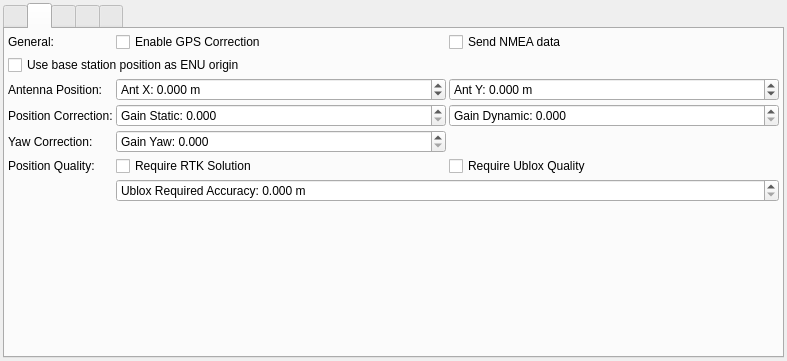
<?xml version="1.0" encoding="UTF-8"?>
<ui version="4.0">
 <class>ConfCommonWidget</class>
 <widget class="QWidget" name="ConfCommonWidget">
  <property name="geometry">
   <rect>
    <x>0</x>
    <y>0</y>
    <width>787</width>
    <height>361</height>
   </rect>
  </property>
  <property name="windowTitle">
   <string>Form</string>
  </property>
  <layout class="QVBoxLayout" name="verticalLayout">
   <property name="spacing">
    <number>3</number>
   </property>
   <property name="leftMargin">
    <number>3</number>
   </property>
   <property name="topMargin">
    <number>3</number>
   </property>
   <property name="rightMargin">
    <number>3</number>
   </property>
   <property name="bottomMargin">
    <number>3</number>
   </property>
   <item>
    <widget class="QTabWidget" name="tabWidget_2">
     <property name="sizePolicy">
      <sizepolicy hsizetype="Expanding" vsizetype="MinimumExpanding">
       <horstretch>0</horstretch>
       <verstretch>0</verstretch>
      </sizepolicy>
     </property>
     <property name="tabPosition">
      <enum>QTabWidget::North</enum>
     </property>
     <property name="tabShape">
      <enum>QTabWidget::Rounded</enum>
     </property>
     <property name="currentIndex">
      <number>1</number>
     </property>
     <widget class="QWidget" name="tab_7">
      <attribute name="icon">
       <iconset resource="resources.qrc">
        <normaloff>:/models/Icons/Gyroscope-96.png</normaloff>:/models/Icons/Gyroscope-96.png</iconset>
      </attribute>
      <attribute name="title">
       <string/>
      </attribute>
      <attribute name="toolTip">
       <string>IMU</string>
      </attribute>
      <layout class="QVBoxLayout" name="verticalLayout_10">
       <property name="spacing">
        <number>3</number>
       </property>
       <property name="leftMargin">
        <number>3</number>
       </property>
       <property name="topMargin">
        <number>3</number>
       </property>
       <property name="rightMargin">
        <number>3</number>
       </property>
       <property name="bottomMargin">
        <number>3</number>
       </property>
       <item>
        <layout class="QGridLayout" name="gridLayout_2">
         <item row="3" column="1">
          <widget class="QDoubleSpinBox" name="confMagXyBox">
           <property name="prefix">
            <string>XY: </string>
           </property>
           <property name="decimals">
            <number>4</number>
           </property>
           <property name="minimum">
            <double>-1000.000000000000000</double>
           </property>
           <property name="maximum">
            <double>1000.000000000000000</double>
           </property>
           <property name="singleStep">
            <double>0.100000000000000</double>
           </property>
          </widget>
         </item>
         <item row="3" column="0">
          <widget class="QDoubleSpinBox" name="confMagCyBox">
           <property name="prefix">
            <string>CY: </string>
           </property>
           <property name="decimals">
            <number>4</number>
           </property>
           <property name="minimum">
            <double>-1000.000000000000000</double>
           </property>
           <property name="maximum">
            <double>1000.000000000000000</double>
           </property>
           <property name="singleStep">
            <double>0.100000000000000</double>
           </property>
          </widget>
         </item>
         <item row="2" column="1">
          <widget class="QDoubleSpinBox" name="confMagXxBox">
           <property name="prefix">
            <string>XX: </string>
           </property>
           <property name="decimals">
            <number>4</number>
           </property>
           <property name="minimum">
            <double>-1000.000000000000000</double>
           </property>
           <property name="maximum">
            <double>1000.000000000000000</double>
           </property>
           <property name="singleStep">
            <double>0.100000000000000</double>
           </property>
          </widget>
         </item>
         <item row="4" column="3">
          <widget class="QDoubleSpinBox" name="confMagZzBox">
           <property name="prefix">
            <string>ZZ: </string>
           </property>
           <property name="decimals">
            <number>4</number>
           </property>
           <property name="minimum">
            <double>-1000.000000000000000</double>
           </property>
           <property name="maximum">
            <double>1000.000000000000000</double>
           </property>
           <property name="singleStep">
            <double>0.100000000000000</double>
           </property>
          </widget>
         </item>
         <item row="3" column="3">
          <widget class="QDoubleSpinBox" name="confMagZyBox">
           <property name="prefix">
            <string>ZY: </string>
           </property>
           <property name="decimals">
            <number>4</number>
           </property>
           <property name="minimum">
            <double>-1000.000000000000000</double>
           </property>
           <property name="maximum">
            <double>1000.000000000000000</double>
           </property>
           <property name="singleStep">
            <double>0.100000000000000</double>
           </property>
          </widget>
         </item>
         <item row="5" column="0" colspan="4">
          <widget class="QPushButton" name="magCalLoadButton">
           <property name="toolTip">
            <string>Load from compensation tab</string>
           </property>
           <property name="text">
            <string>Load from Calibration Page</string>
           </property>
           <property name="icon">
            <iconset resource="resources.qrc">
             <normaloff>:/models/Icons/Process-96.png</normaloff>:/models/Icons/Process-96.png</iconset>
           </property>
          </widget>
         </item>
         <item row="4" column="2">
          <widget class="QDoubleSpinBox" name="confMagYzBox">
           <property name="prefix">
            <string>YZ: </string>
           </property>
           <property name="decimals">
            <number>4</number>
           </property>
           <property name="minimum">
            <double>-1000.000000000000000</double>
           </property>
           <property name="maximum">
            <double>1000.000000000000000</double>
           </property>
           <property name="singleStep">
            <double>0.100000000000000</double>
           </property>
          </widget>
         </item>
         <item row="4" column="1">
          <widget class="QDoubleSpinBox" name="confMagXzBox">
           <property name="prefix">
            <string>XZ: </string>
           </property>
           <property name="decimals">
            <number>4</number>
           </property>
           <property name="minimum">
            <double>-1000.000000000000000</double>
           </property>
           <property name="maximum">
            <double>1000.000000000000000</double>
           </property>
           <property name="singleStep">
            <double>0.100000000000000</double>
           </property>
          </widget>
         </item>
         <item row="2" column="2">
          <widget class="QDoubleSpinBox" name="confMagYxBox">
           <property name="prefix">
            <string>YX: </string>
           </property>
           <property name="decimals">
            <number>4</number>
           </property>
           <property name="minimum">
            <double>-1000.000000000000000</double>
           </property>
           <property name="maximum">
            <double>1000.000000000000000</double>
           </property>
           <property name="singleStep">
            <double>0.100000000000000</double>
           </property>
          </widget>
         </item>
         <item row="2" column="3">
          <widget class="QDoubleSpinBox" name="confMagZxBox">
           <property name="prefix">
            <string>ZX: </string>
           </property>
           <property name="decimals">
            <number>4</number>
           </property>
           <property name="minimum">
            <double>-1000.000000000000000</double>
           </property>
           <property name="maximum">
            <double>1000.000000000000000</double>
           </property>
           <property name="singleStep">
            <double>0.100000000000000</double>
           </property>
          </widget>
         </item>
         <item row="0" column="2" colspan="2">
          <widget class="QDoubleSpinBox" name="confYawMagGainBox">
           <property name="prefix">
            <string>Yaw Magnetometer Gain: </string>
           </property>
           <property name="decimals">
            <number>5</number>
           </property>
           <property name="maximum">
            <double>1000.000000000000000</double>
           </property>
           <property name="singleStep">
            <double>0.010000000000000</double>
           </property>
          </widget>
         </item>
         <item row="2" column="0">
          <widget class="QDoubleSpinBox" name="confMagCxBox">
           <property name="prefix">
            <string>CX: </string>
           </property>
           <property name="decimals">
            <number>4</number>
           </property>
           <property name="minimum">
            <double>-1000.000000000000000</double>
           </property>
           <property name="maximum">
            <double>1000.000000000000000</double>
           </property>
           <property name="singleStep">
            <double>0.100000000000000</double>
           </property>
          </widget>
         </item>
         <item row="0" column="0" colspan="2">
          <widget class="QCheckBox" name="confMagUseBox">
           <property name="text">
            <string>Use Magnetometer</string>
           </property>
          </widget>
         </item>
         <item row="3" column="2">
          <widget class="QDoubleSpinBox" name="confMagYyBox">
           <property name="prefix">
            <string>YY: </string>
           </property>
           <property name="decimals">
            <number>4</number>
           </property>
           <property name="minimum">
            <double>-1000.000000000000000</double>
           </property>
           <property name="maximum">
            <double>1000.000000000000000</double>
           </property>
           <property name="singleStep">
            <double>0.100000000000000</double>
           </property>
          </widget>
         </item>
         <item row="4" column="0">
          <widget class="QDoubleSpinBox" name="confMagCzBox">
           <property name="prefix">
            <string>CZ: </string>
           </property>
           <property name="decimals">
            <number>4</number>
           </property>
           <property name="minimum">
            <double>-1000.000000000000000</double>
           </property>
           <property name="maximum">
            <double>1000.000000000000000</double>
           </property>
           <property name="singleStep">
            <double>0.100000000000000</double>
           </property>
          </widget>
         </item>
         <item row="1" column="0" colspan="4">
          <widget class="QCheckBox" name="confMagCompBox">
           <property name="text">
            <string>Use Magnetometer Compensation Matrix (hard and soft iron)</string>
           </property>
          </widget>
         </item>
        </layout>
       </item>
       <item>
        <spacer name="verticalSpacer_3">
         <property name="orientation">
          <enum>Qt::Vertical</enum>
         </property>
         <property name="sizeHint" stdset="0">
          <size>
           <width>0</width>
           <height>0</height>
          </size>
         </property>
        </spacer>
       </item>
      </layout>
     </widget>
     <widget class="QWidget" name="tab_8">
      <attribute name="icon">
       <iconset resource="resources.qrc">
        <normaloff>:/models/Icons/Satellite-96.png</normaloff>:/models/Icons/Satellite-96.png</iconset>
      </attribute>
      <attribute name="title">
       <string/>
      </attribute>
      <attribute name="toolTip">
       <string>GPS</string>
      </attribute>
      <layout class="QVBoxLayout" name="verticalLayout_11">
       <property name="spacing">
        <number>3</number>
       </property>
       <property name="leftMargin">
        <number>3</number>
       </property>
       <property name="topMargin">
        <number>3</number>
       </property>
       <property name="rightMargin">
        <number>3</number>
       </property>
       <property name="bottomMargin">
        <number>3</number>
       </property>
       <item>
        <layout class="QGridLayout" name="gridLayout_5">
         <item row="3" column="2">
          <widget class="QDoubleSpinBox" name="confGpsCorrDynBox">
           <property name="prefix">
            <string>Gain Dynamic: </string>
           </property>
           <property name="decimals">
            <number>3</number>
           </property>
           <property name="maximum">
            <double>1000.000000000000000</double>
           </property>
           <property name="singleStep">
            <double>0.010000000000000</double>
           </property>
          </widget>
         </item>
         <item row="3" column="1">
          <widget class="QDoubleSpinBox" name="confGpsCorrStatBox">
           <property name="prefix">
            <string>Gain Static: </string>
           </property>
           <property name="decimals">
            <number>3</number>
           </property>
           <property name="maximum">
            <double>1000.000000000000000</double>
           </property>
           <property name="singleStep">
            <double>0.010000000000000</double>
           </property>
          </widget>
         </item>
         <item row="4" column="1">
          <widget class="QDoubleSpinBox" name="confGpsCorrYawBox">
           <property name="prefix">
            <string>Gain Yaw: </string>
           </property>
           <property name="decimals">
            <number>3</number>
           </property>
           <property name="maximum">
            <double>1000.000000000000000</double>
           </property>
           <property name="singleStep">
            <double>0.010000000000000</double>
           </property>
          </widget>
         </item>
         <item row="2" column="0">
          <widget class="QLabel" name="label_6">
           <property name="sizePolicy">
            <sizepolicy hsizetype="Fixed" vsizetype="Preferred">
             <horstretch>0</horstretch>
             <verstretch>0</verstretch>
            </sizepolicy>
           </property>
           <property name="text">
            <string>Antenna Position:</string>
           </property>
          </widget>
         </item>
         <item row="2" column="1">
          <widget class="QDoubleSpinBox" name="confGpsAntXBox">
           <property name="prefix">
            <string>Ant X: </string>
           </property>
           <property name="suffix">
            <string> m</string>
           </property>
           <property name="decimals">
            <number>3</number>
           </property>
           <property name="minimum">
            <double>-99.989999999999995</double>
           </property>
           <property name="singleStep">
            <double>0.010000000000000</double>
           </property>
          </widget>
         </item>
         <item row="2" column="2">
          <widget class="QDoubleSpinBox" name="confGpsAntYBox">
           <property name="prefix">
            <string>Ant Y: </string>
           </property>
           <property name="suffix">
            <string> m</string>
           </property>
           <property name="decimals">
            <number>3</number>
           </property>
           <property name="minimum">
            <double>-99.989999999999995</double>
           </property>
           <property name="singleStep">
            <double>0.010000000000000</double>
           </property>
          </widget>
         </item>
         <item row="3" column="0">
          <widget class="QLabel" name="label_7">
           <property name="sizePolicy">
            <sizepolicy hsizetype="Fixed" vsizetype="Preferred">
             <horstretch>0</horstretch>
             <verstretch>0</verstretch>
            </sizepolicy>
           </property>
           <property name="text">
            <string>Position Correction:</string>
           </property>
          </widget>
         </item>
         <item row="4" column="0">
          <widget class="QLabel" name="label_8">
           <property name="sizePolicy">
            <sizepolicy hsizetype="Fixed" vsizetype="Preferred">
             <horstretch>0</horstretch>
             <verstretch>0</verstretch>
            </sizepolicy>
           </property>
           <property name="text">
            <string>Yaw Correction:</string>
           </property>
          </widget>
         </item>
         <item row="5" column="2">
          <widget class="QCheckBox" name="confGpsUbxUseInfoBox">
           <property name="text">
            <string>Require Ublox Quality</string>
           </property>
          </widget>
         </item>
         <item row="5" column="1">
          <widget class="QCheckBox" name="confGpsReqRtkBox">
           <property name="text">
            <string>Require RTK Solution</string>
           </property>
          </widget>
         </item>
         <item row="0" column="2">
          <widget class="QCheckBox" name="confGpsSendNmeaBox">
           <property name="toolTip">
            <string>Send NMEA over the radio (or USB) for logging or debugging</string>
           </property>
           <property name="text">
            <string>Send NMEA data</string>
           </property>
          </widget>
         </item>
         <item row="0" column="1">
          <widget class="QCheckBox" name="confGpsCorrBox">
           <property name="text">
            <string>Enable GPS Correction</string>
           </property>
          </widget>
         </item>
         <item row="6" column="1" colspan="2">
          <widget class="QDoubleSpinBox" name="confGpsUbxMaxAccBox">
           <property name="prefix">
            <string>Ublox Required Accuracy: </string>
           </property>
           <property name="suffix">
            <string> m</string>
           </property>
           <property name="decimals">
            <number>3</number>
           </property>
           <property name="singleStep">
            <double>0.010000000000000</double>
           </property>
          </widget>
         </item>
         <item row="0" column="0">
          <widget class="QLabel" name="label_9">
           <property name="sizePolicy">
            <sizepolicy hsizetype="Fixed" vsizetype="Preferred">
             <horstretch>0</horstretch>
             <verstretch>0</verstretch>
            </sizepolicy>
           </property>
           <property name="text">
            <string>General:</string>
           </property>
          </widget>
         </item>
         <item row="5" column="0">
          <widget class="QLabel" name="label_10">
           <property name="sizePolicy">
            <sizepolicy hsizetype="Fixed" vsizetype="Preferred">
             <horstretch>0</horstretch>
             <verstretch>0</verstretch>
            </sizepolicy>
           </property>
           <property name="text">
            <string>Position Quality:</string>
           </property>
          </widget>
         </item>
         <item row="1" column="0" colspan="3">
          <widget class="QCheckBox" name="confGpsEnuRefBaseBox">
           <property name="toolTip">
            <string>Use base station position as ENU reference</string>
           </property>
           <property name="text">
            <string>Use base station position as ENU origin</string>
           </property>
          </widget>
         </item>
        </layout>
       </item>
       <item>
        <spacer name="verticalSpacer_4">
         <property name="orientation">
          <enum>Qt::Vertical</enum>
         </property>
         <property name="sizeHint" stdset="0">
          <size>
           <width>0</width>
           <height>0</height>
          </size>
         </property>
        </spacer>
       </item>
      </layout>
     </widget>
     <widget class="QWidget" name="tab">
      <attribute name="icon">
       <iconset resource="resources.qrc">
        <normaloff>:/models/Icons/Radio Tower-96.png</normaloff>:/models/Icons/Radio Tower-96.png</iconset>
      </attribute>
      <attribute name="title">
       <string/>
      </attribute>
      <attribute name="toolTip">
       <string>UWB Settings</string>
      </attribute>
      <layout class="QVBoxLayout" name="verticalLayout_4">
       <item>
        <widget class="QDoubleSpinBox" name="confUwbMaxCorrBox">
         <property name="toolTip">
          <string>Maximum correction in one sample.</string>
         </property>
         <property name="prefix">
          <string>Max Correction: </string>
         </property>
         <property name="suffix">
          <string> m</string>
         </property>
         <property name="decimals">
          <number>3</number>
         </property>
         <property name="singleStep">
          <double>0.010000000000000</double>
         </property>
        </widget>
       </item>
       <item>
        <spacer name="verticalSpacer">
         <property name="orientation">
          <enum>Qt::Vertical</enum>
         </property>
         <property name="sizeHint" stdset="0">
          <size>
           <width>20</width>
           <height>169</height>
          </size>
         </property>
        </spacer>
       </item>
      </layout>
     </widget>
     <widget class="QWidget" name="tab_9">
      <attribute name="icon">
       <iconset resource="resources.qrc">
        <normaloff>:/models/Icons/Computer-96.png</normaloff>:/models/Icons/Computer-96.png</iconset>
      </attribute>
      <attribute name="title">
       <string/>
      </attribute>
      <attribute name="toolTip">
       <string>Autopilot</string>
      </attribute>
      <layout class="QVBoxLayout" name="verticalLayout_3">
       <property name="spacing">
        <number>2</number>
       </property>
       <property name="leftMargin">
        <number>3</number>
       </property>
       <property name="topMargin">
        <number>3</number>
       </property>
       <property name="rightMargin">
        <number>3</number>
       </property>
       <property name="bottomMargin">
        <number>3</number>
       </property>
       <item>
        <layout class="QHBoxLayout" name="horizontalLayout_14">
         <item>
          <widget class="QCheckBox" name="confApResetOnEmergencyStopBox">
           <property name="text">
            <string>Reset state on Emergency Stop</string>
           </property>
           <property name="checked">
            <bool>true</bool>
           </property>
          </widget>
         </item>
         <item>
          <widget class="QCheckBox" name="confApRepeatBox">
           <property name="text">
            <string>Repeat Routes</string>
           </property>
          </widget>
         </item>
        </layout>
       </item>
       <item>
        <layout class="QHBoxLayout" name="horizontalLayout_3">
         <property name="spacing">
          <number>2</number>
         </property>
         <item>
          <widget class="QDoubleSpinBox" name="confApBaseRadBox">
           <property name="toolTip">
            <string>Minimum look ahead radius.</string>
           </property>
           <property name="prefix">
            <string>Base radius: </string>
           </property>
           <property name="suffix">
            <string> m</string>
           </property>
           <property name="decimals">
            <number>3</number>
           </property>
           <property name="maximum">
            <double>100.000000000000000</double>
           </property>
           <property name="singleStep">
            <double>0.100000000000000</double>
           </property>
          </widget>
         </item>
         <item>
          <widget class="QDoubleSpinBox" name="confApRadTimeBox">
           <property name="toolTip">
            <string>Look ahead time for autopilot.</string>
           </property>
           <property name="prefix">
            <string>Rad Time: </string>
           </property>
           <property name="suffix">
            <string> s</string>
           </property>
           <property name="decimals">
            <number>2</number>
           </property>
           <property name="singleStep">
            <double>0.100000000000000</double>
           </property>
           <property name="value">
            <double>0.600000000000000</double>
           </property>
          </widget>
         </item>
        </layout>
       </item>
       <item>
        <widget class="QDoubleSpinBox" name="confApMaxSpeedBox">
         <property name="prefix">
          <string>Max speed: </string>
         </property>
         <property name="suffix">
          <string> km/h</string>
         </property>
        </widget>
       </item>
       <item>
        <widget class="QTimeEdit" name="confApAddRepeatTimeEdit">
         <property name="toolTip">
          <string>&lt;html&gt;&lt;head/&gt;&lt;body&gt;&lt;p&gt;Time to add to each point on route each lap when repeating routes.&lt;/p&gt;&lt;/body&gt;&lt;/html&gt;</string>
         </property>
         <property name="displayFormat">
          <string>'Repetition time': HH:mm:ss:zzz</string>
         </property>
        </widget>
       </item>
       <item>
        <widget class="QGroupBox" name="groupBox">
         <property name="title">
          <string>Mode</string>
         </property>
         <layout class="QHBoxLayout" name="horizontalLayout">
          <property name="leftMargin">
           <number>3</number>
          </property>
          <property name="topMargin">
           <number>3</number>
          </property>
          <property name="rightMargin">
           <number>3</number>
          </property>
          <property name="bottomMargin">
           <number>3</number>
          </property>
          <item>
           <widget class="QRadioButton" name="confApModeSpeedButton">
            <property name="text">
             <string>Speed</string>
            </property>
            <property name="checked">
             <bool>true</bool>
            </property>
           </widget>
          </item>
          <item>
           <widget class="QRadioButton" name="confApModeTimeAbsButton">
            <property name="text">
             <string>Time Abs</string>
            </property>
           </widget>
          </item>
          <item>
           <widget class="QRadioButton" name="confApModeTimeRelButton">
            <property name="text">
             <string>Time Rel</string>
            </property>
           </widget>
          </item>
         </layout>
        </widget>
       </item>
       <item>
        <spacer name="verticalSpacer_5">
         <property name="orientation">
          <enum>Qt::Vertical</enum>
         </property>
         <property name="sizeHint" stdset="0">
          <size>
           <width>20</width>
           <height>0</height>
          </size>
         </property>
        </spacer>
       </item>
      </layout>
     </widget>
     <widget class="QWidget" name="tab_10">
      <attribute name="icon">
       <iconset resource="resources.qrc">
        <normaloff>:/models/Icons/Align Justify-96.png</normaloff>:/models/Icons/Align Justify-96.png</iconset>
      </attribute>
      <attribute name="title">
       <string/>
      </attribute>
      <attribute name="toolTip">
       <string>Logging</string>
      </attribute>
      <layout class="QVBoxLayout" name="verticalLayout_2">
       <item>
        <layout class="QGridLayout" name="gridLayout">
         <property name="spacing">
          <number>3</number>
         </property>
         <item row="1" column="1" colspan="2">
          <widget class="QLineEdit" name="confLogNameEdit"/>
         </item>
         <item row="0" column="1" colspan="2">
          <widget class="QSpinBox" name="confLogRateBox">
           <property name="suffix">
            <string> Hz</string>
           </property>
           <property name="prefix">
            <string>Rate: </string>
           </property>
           <property name="minimum">
            <number>1</number>
           </property>
           <property name="maximum">
            <number>500</number>
           </property>
          </widget>
         </item>
         <item row="1" column="0">
          <widget class="QLabel" name="label">
           <property name="text">
            <string>Log name</string>
           </property>
          </widget>
         </item>
         <item row="3" column="0">
          <widget class="QLabel" name="label_2">
           <property name="text">
            <string>UART baud rate</string>
           </property>
          </widget>
         </item>
         <item row="0" column="0">
          <widget class="QCheckBox" name="confLogEnBox">
           <property name="text">
            <string>Enable logging</string>
           </property>
          </widget>
         </item>
         <item row="3" column="1" colspan="2">
          <widget class="QSpinBox" name="confLogUartBaudBox">
           <property name="sizePolicy">
            <sizepolicy hsizetype="MinimumExpanding" vsizetype="Fixed">
             <horstretch>0</horstretch>
             <verstretch>0</verstretch>
            </sizepolicy>
           </property>
           <property name="maximum">
            <number>10000000</number>
           </property>
          </widget>
         </item>
         <item row="2" column="0">
          <widget class="QLabel" name="label_3">
           <property name="text">
            <string>Log External Mode</string>
           </property>
          </widget>
         </item>
         <item row="2" column="1" colspan="2">
          <layout class="QHBoxLayout" name="horizontalLayout_2">
           <item>
            <widget class="QRadioButton" name="confLogUartOffButton">
             <property name="text">
              <string>Off</string>
             </property>
             <property name="checked">
              <bool>true</bool>
             </property>
            </widget>
           </item>
           <item>
            <widget class="QRadioButton" name="confLogUartContButton">
             <property name="text">
              <string>UART</string>
             </property>
            </widget>
           </item>
           <item>
            <widget class="QRadioButton" name="confLogUartPolledButton">
             <property name="text">
              <string>UART Polled</string>
             </property>
            </widget>
           </item>
           <item>
            <widget class="QRadioButton" name="confLogEthernetButton">
             <property name="text">
              <string>Ethernet</string>
             </property>
            </widget>
           </item>
          </layout>
         </item>
        </layout>
       </item>
       <item>
        <spacer name="verticalSpacer_6">
         <property name="orientation">
          <enum>Qt::Vertical</enum>
         </property>
         <property name="sizeHint" stdset="0">
          <size>
           <width>0</width>
           <height>0</height>
          </size>
         </property>
        </spacer>
       </item>
      </layout>
     </widget>
    </widget>
   </item>
  </layout>
 </widget>
 <resources>
  <include location="resources.qrc"/>
 </resources>
 <connections/>
</ui>
